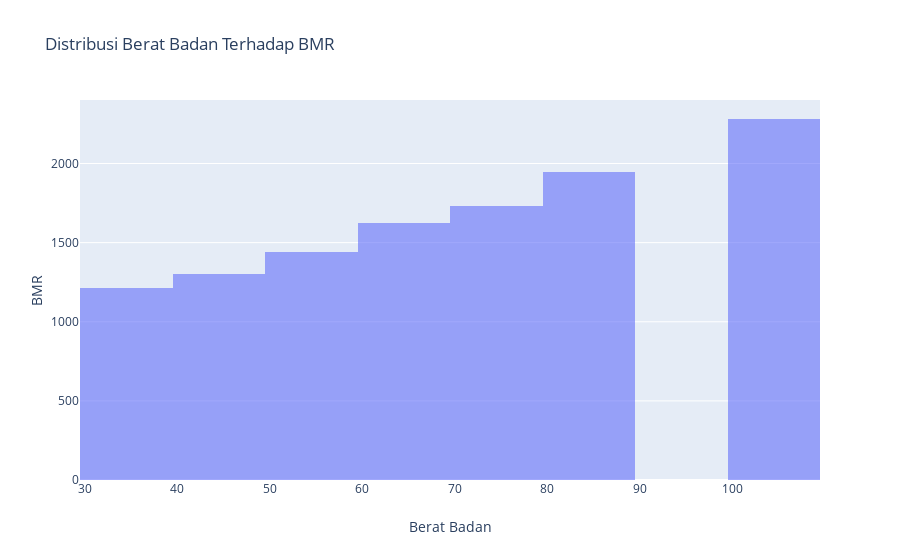

Source (notebook cell):
### Code cell
data = go.Histogram(
    x = df['berat'],
    y = df['bmr'],
    name = 'Berat Badan',
    histfunc = 'avg',
    marker = dict(opacity=0.6)
)
layout = go.Layout(title='Distribusi Berat Badan Terhadap BMR',
                  xaxis=dict(title='Berat Badan'),
                   yaxis=dict(title='BMR'),
                  )
fig = go.Figure(data=data, layout=layout)
iplot(fig, filename='berat-bmr')

### Figure 1 — Plotly figure (JSON) as saved in the notebook; plotly's stock layout.template omitted (floating-point values rounded to 4 significant figures)
{"data": [{"histfunc": "avg", "marker": {"opacity": 0.6}, "name": "Berat Badan", "type": "histogram", "x": [71, 55, 64, 80, 56, 45, 52, 48, 85, 73, 70, 70, 61, 70, 52, 42, 38, 60, 107, 47, 55, 50, 67, 50, 41, 50, 75, 45, 45, 55, 52, 64, 44, 79], "y": [1776.0, 1392.0, 1668.0, 1896.0, 1403.0, 1395.0, 1345.0, 1301.0, 1996.0, 1762.0, 1688.0, 1531.0, 1636.0, 1739.0, 1550.0, 1256.0, 1212.0, 1656.0, 2281.0, 1302.0, 1519.0, 1346.0, 1493.0, 1340.0, 1237.0, 1477.0, 1796.0, 1402.0, 1263.0, 1542.0, 1489.0, 1668.0, 1280.0, 1849.0]}], "layout": {"title": {"text": "Distribusi Berat Badan Terhadap BMR"}, "xaxis": {"title": {"text": "Berat Badan"}}, "yaxis": {"title": {"text": "BMR"}}}}
